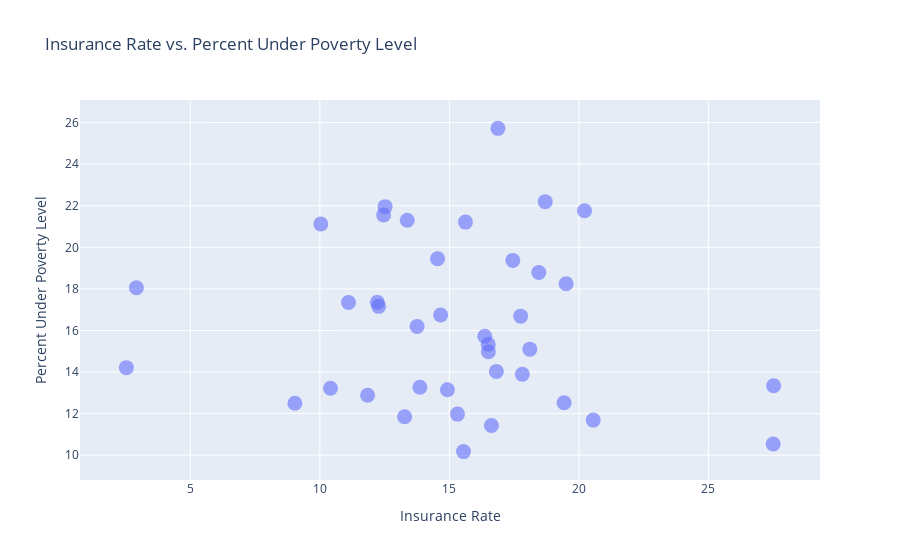

Here is the notebook cell this chart was saved with:
### Code cell
# x = Individual Rate, y = Poverty
fig = go.Figure(data=go.Scatter(x=norm_state_poverty, y=state_poverty.map(lambda x: x[1][1]).collect()[1:], 
                                text=state_poverty.map(lambda x: x[0]).collect()[1:], 
                                mode='markers', marker=go.scatter.Marker(
                                    size=15,
                                    opacity=0.6,
                                    colorscale="Viridis")))
fig.update_layout(
    title_text = 'Individual Rate vs. Percent Under Poverty Level',
    xaxis_title="Individual Rate",
    yaxis_title="Percent Under Poverty Level"
)
fig.show()

### Figure 1 — Plotly figure (JSON) as saved in the notebook; plotly's stock layout.template omitted (floating-point values rounded to 4 significant figures)
{"data": [{"marker": {"colorscale": [[0, "#440154"], [0.1111, "#482878"], [0.2222, "#3e4989"], [0.3333, "#31688e"], [0.4444, "#26828e"], [0.5556, "#1f9e89"], [0.6667, "#35b779"], [0.7778, "#6ece58"], [0.8889, "#b5de2b"], [1, "#fde725"]], "opacity": 0.6, "size": 15}, "mode": "markers", "text": ["AK", "AR", "DE", "HI", "KS", "LA", "ME", "MO", "NC", "NE", "NM", "OH", "SC", "SD", "TN", "TX", "VA", "WI", "WV", "WY", "AL", "AZ", "FL", "GA", "IA", "ID", "IL", "IN", "MI", "MS", "MT", "ND", "NH", "NJ", "NV", "OK", "OR", "PA", "UT"], "type": "scatter", "x": [27.52, 12.46, 9.036, 10.41, 11.84, 12.52, 18.1, 2.918, 17.45, 15.31, 10.04, 16.5, 15.62, 14.66, 14.54, 12.27, 16.51, 19.43, 18.45, 20.55, 20.22, 13.37, 19.51, 18.7, 13.27, 13.75, 2.531, 17.81, 17.75, 16.87, 16.36, 16.62, 15.54, 27.5, 16.81, 11.1, 12.22, 14.92, 13.86], "y": ["13.341379310344827", "21.551999999999982", "12.5", "13.219999999999999", "12.882857142857146", "21.956250000000008", "15.1", "18.058260869565213", "19.369999999999994", "11.975268817204299", "21.121212121212125", "15.334090909090902", "21.213043478260868", "16.743939393939396", "19.450526315789467", "17.159055118110235", "14.972932330827074", "12.519444444444446", "18.79090909090909", "11.68695652173913", "21.76268656716418", "21.3", "18.250746268656716", "22.198113207547163", "11.850505050505049", "16.193181818181817", "14.210784313725494", "13.89021739130435", "16.687951807228917", "25.723170731707313", "15.719642857142855", "11.424528301886792", "10.169999999999998", "10.533333333333335", "14.029411764705882", "17.34155844155844", "17.355555555555558", "13.144776119402982", "13.268965517241382"]}], "layout": {"title": {"text": "Insurance Rate vs. Percent Under Poverty Level"}, "xaxis": {"title": {"text": "Insurance Rate"}}, "yaxis": {"title": {"text": "Percent Under Poverty Level"}}}}
